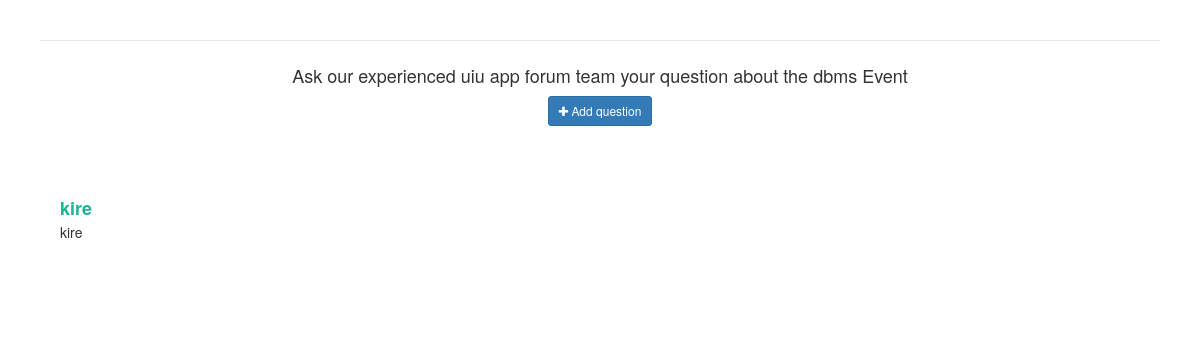
Before: /Faqs.php?eid=7 with the older database file.
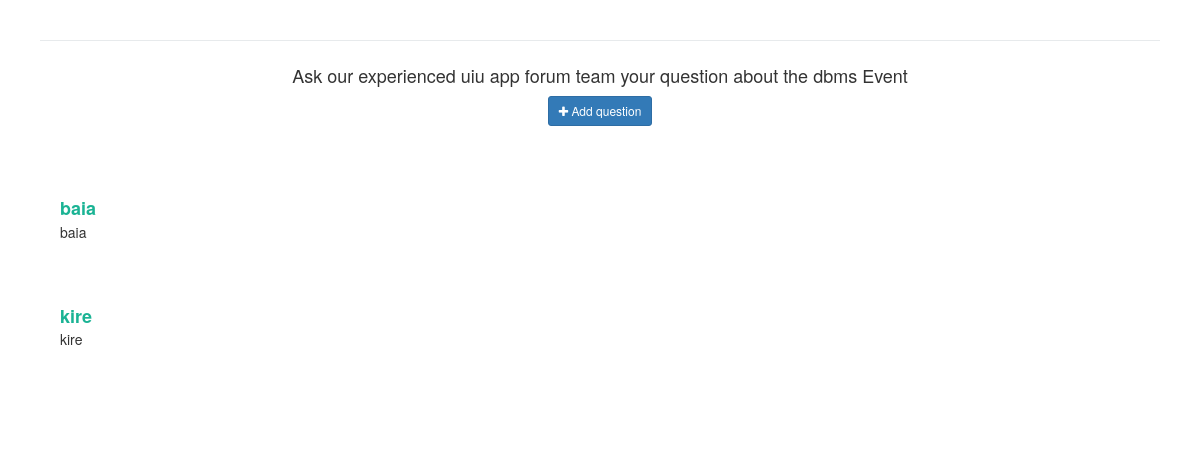
After: the same page with the newer database file.
### tables this page shows
CREATE TABLE `events` (
  `EventID` int(11) NOT NULL,
  `EventName` varchar(100) NOT NULL,
  `EventDescription` varchar(500) NOT NULL,
  `EventGuest` varchar(500) NOT NULL,
  `EventBudget` varchar(50) NOT NULL,
  `EventFileBanner` varchar(100) DEFAULT NULL,
  `EventFileBadge` varchar(100) DEFAULT NULL,
  `ShortDescription` varchar(100) DEFAULT NULL,
  `OrganizerID` int(11) DEFAULT NULL
);

CREATE TABLE `organizer` (
  `OrganizerID` int(11) NOT NULL,
  `OrganizerName` varchar(100) NOT NULL,
  `OrganizerEmail` varchar(50) NOT NULL,
  `OrganizerContactNumber` varchar(20) NOT NULL,
  `OrganizerFileLogo` varchar(100) DEFAULT NULL,
  `OrganizerDescription` varchar(500) NOT NULL,
  `OrganizerPass` varchar(100) DEFAULT NULL
);

CREATE TABLE `qa` (
  `EventID` int(11) NOT NULL,
  `qus` varchar(100) NOT NULL,
  `ans` varchar(100) DEFAULT NULL,
  `StudentID` int(11) NOT NULL,
  `StudentEmail` varchar(100) DEFAULT NULL
);

### Faqs.php (the view, shortened to what this page needs)
<?php
    $servername = 'localhost';
    $username = 'root';
    $password = '';
    $database = 'eventadministration';
    $conn = mysqli_connect($servername,$username,$password,$database);
   $eid = $_GET['eid'];
 ?>
<!DOCTYPE html>
<html lang="en">
  <head>
    <link
      href="https://netdna.bootstrapcdn.com/bootstrap/3.3.6/css/bootstrap.min.css"
      rel="stylesheet"
    />
  </head>
  <body>
    <link
      href="https://maxcdn.bootstrapcdn.com/font-awesome/4.3.0/css/font-awesome.min.css"
      rel="stylesheet"
    />
    <div class="container">
      <div class="row">
        <div class="col-md-12">
          <div class="wrapper wrapper-content animated fadeInRight">
            <div class="ibox-content m-b-sm border-bottom">
              <div class="text-center p-lg">
                <h4>
                <?php
$query = "SELECT *
FROM events JOIN organizer on events.OrganizerID=organizer.OrganizerID
where EventID=$eid";
$result2 = mysqli_query($conn,$query);
  if(mysqli_num_rows($result2) > 0)
  {
  while($row = mysqli_fetch_assoc($result2)){
   echo '<p>Ask our experienced '. $row["OrganizerName"] .' team your question about the '. $row["EventName"] .' Event </p>';
  }
}
?>
                <button
                  title="Ask your question"
                  class="btn btn-primary btn-sm"
                  data-toggle="modal"
                  data-target="#exampleModal"
                >
                  <i class="fa fa-plus"></i>
                  <span class="bold">Add question</span>
                </button>
              </div>
            </div>
<br>
 <?php
   $sql = "SELECT * FROM `qa` where EventID = '$eid' and ans is not null and ans != ' '";
   $result = mysqli_query($conn,$sql);
   if(mysqli_num_rows($result) > 0)
   {
   while($row = mysqli_fetch_assoc($result)){
        echo "<div class='faq-item'>
        <div class='row'>
          <div class='col-md-7'>
            <a data-toggle='collapse'  class='faq-question'
              >". $row['qus'] ."</a
            >
            <medium
              >". $row['ans'] ."</medium>
          </div>
        </div>
      </div>
      <br>";
   }
}
 ?>
          </div>
        </div>
      </div>
    </div>
  </body>
</html>

### Faqs.php (style rules this page uses)
body { margin-top: 20px; background: url("img/prev.jpg"); }
.m-b-sm { margin-bottom: 10px; }
.faq-item { padding: 20px; margin-bottom: 2px; background: #fff; }
.faq-question { font-size: 18px; font-weight: 600; color: #1ab394; display: block; }
.ibox-content { background-color: #ffffff; color: inherit; padding: 15px 20px 20px 20px; border-color: #e7eaec; border-image: none; border-style: solid solid none; border-width: 1px 0; }
.wrapper { padding: 0 20px; }
.wrapper-content { padding: 20px 10px 40px; }

Changed rows visible on the page:
added qa: qus "baia", ans "baia"
